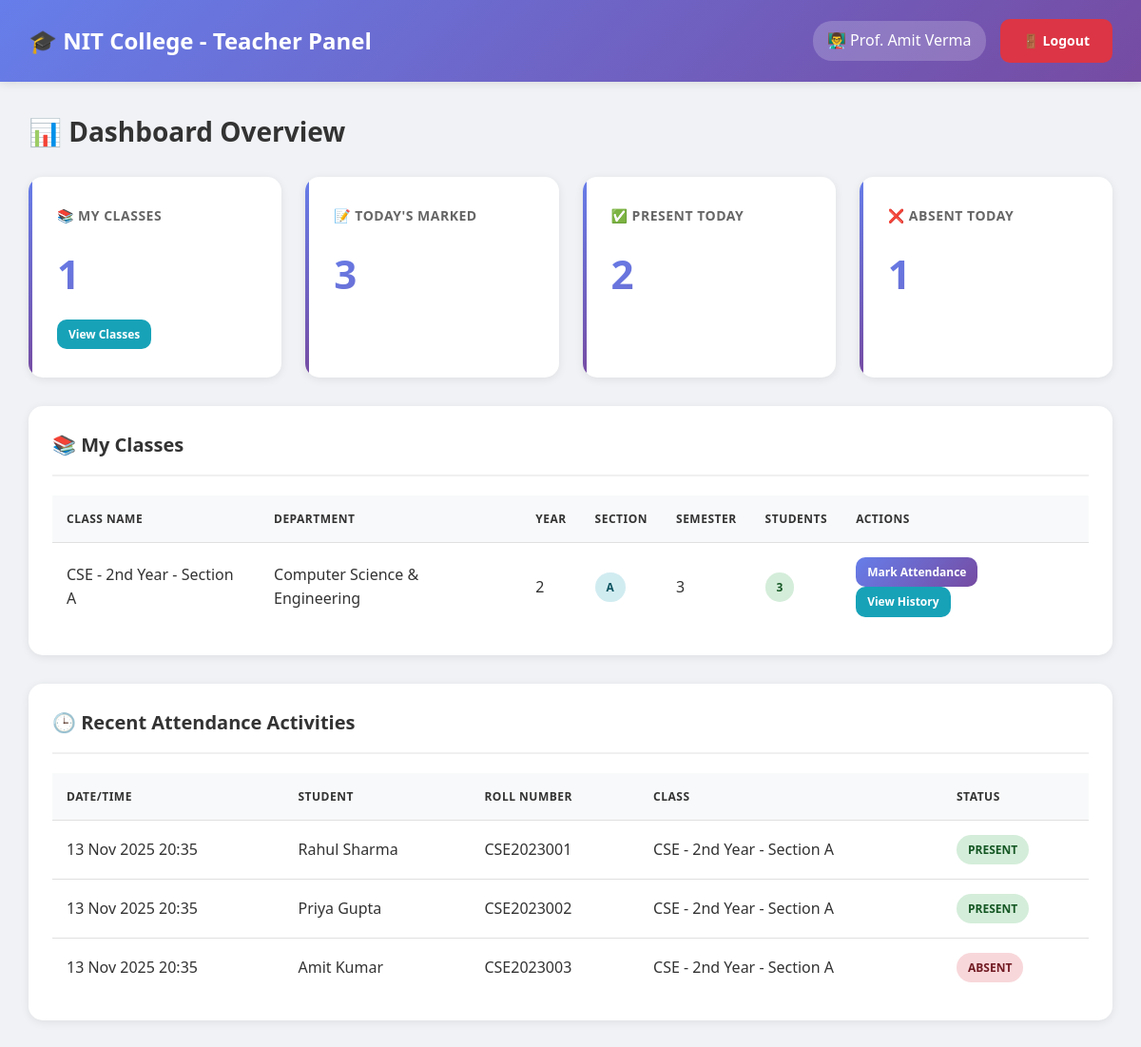
/nit_atttendance_system/teacher/index.php (signed in), run on the app's committed database.
### tables this page shows
CREATE TABLE users (
    id INT AUTO_INCREMENT PRIMARY KEY,
    username VARCHAR(50) UNIQUE NOT NULL,
    password VARCHAR(255) NOT NULL,
    full_name VARCHAR(100) NOT NULL,
    email VARCHAR(100) UNIQUE NOT NULL,
    phone VARCHAR(15),
    role ENUM('admin', 'hod', 'teacher') NOT NULL,
    department_id INT DEFAULT NULL,
    is_active TINYINT(1) DEFAULT 1,
    created_at TIMESTAMP DEFAULT CURRENT_TIMESTAMP,
    FOREIGN KEY (department_id) REFERENCES departments(id) ON DELETE SET NULL
);

CREATE TABLE classes (
    id INT AUTO_INCREMENT PRIMARY KEY,
    class_name VARCHAR(100) NOT NULL,
    department_id INT NOT NULL,
    year INT NOT NULL,
    section VARCHAR(10) NOT NULL,
    teacher_id INT NOT NULL,
    semester INT NOT NULL,
    academic_year VARCHAR(20) NOT NULL,
    created_at TIMESTAMP DEFAULT CURRENT_TIMESTAMP,
    FOREIGN KEY (department_id) REFERENCES departments(id) ON DELETE CASCADE,
    FOREIGN KEY (teacher_id) REFERENCES users(id) ON DELETE CASCADE,
    UNIQUE KEY unique_class (department_id, year, section, semester, academic_year)
);

CREATE TABLE departments (
    id INT AUTO_INCREMENT PRIMARY KEY,
    dept_name VARCHAR(100) NOT NULL,
    dept_code VARCHAR(20) UNIQUE NOT NULL,
    hod_id INT DEFAULT NULL,
    created_at TIMESTAMP DEFAULT CURRENT_TIMESTAMP
);

CREATE TABLE student_attendance (
    id INT AUTO_INCREMENT PRIMARY KEY,
    student_id INT NOT NULL,
    class_id INT NOT NULL,
    attendance_date DATE NOT NULL,
    status ENUM('present', 'absent', 'late') NOT NULL,
    marked_by INT NOT NULL,
    remarks TEXT,
    marked_at TIMESTAMP DEFAULT CURRENT_TIMESTAMP,
    FOREIGN KEY (student_id) REFERENCES students(id) ON DELETE CASCADE,
    FOREIGN KEY (class_id) REFERENCES classes(id) ON DELETE CASCADE,
    FOREIGN KEY (marked_by) REFERENCES users(id) ON DELETE CASCADE,
    UNIQUE KEY unique_attendance (student_id, class_id, attendance_date)
);

CREATE TABLE students (
    id INT AUTO_INCREMENT PRIMARY KEY,
    roll_number VARCHAR(50) UNIQUE NOT NULL,
    full_name VARCHAR(100) NOT NULL,
    email VARCHAR(100) UNIQUE NOT NULL,
    phone VARCHAR(15),
    password VARCHAR(255) NOT NULL,
    department_id INT NOT NULL,
    class_id INT NOT NULL,
    year INT NOT NULL,
    semester INT NOT NULL,
    admission_year VARCHAR(10),
    is_active TINYINT(1) DEFAULT 1,
    created_at TIMESTAMP DEFAULT CURRENT_TIMESTAMP,
    FOREIGN KEY (department_id) REFERENCES departments(id) ON DELETE CASCADE,
    FOREIGN KEY (class_id) REFERENCES classes(id) ON DELETE CASCADE
);

### nit_atttendance_system/db.php (called while the page is built, shortened)
<?php
$conn = new mysqli(DB_HOST, DB_USER, DB_PASS, DB_NAME);
$conn->set_charset("utf8mb4");
$conn->query("SET time_zone = '+05:30'");
function isLoggedIn() {
    return isset($_SESSION['user_id']) && isset($_SESSION['role']);
}
function getCurrentUser() {
    global $conn;
    $user_id = $_SESSION['user_id'];
    $role = $_SESSION['role'];
    if ($role === 'student') {
        $query = "SELECT * FROM students WHERE id = ?";
    } elseif ($role === 'parent') {
        $query = "SELECT * FROM parents WHERE id = ?";
    } else {
        $query = "SELECT * FROM users WHERE id = ?";
    }
    $stmt = $conn->prepare($query);
    $stmt->bind_param("i", $user_id);
    $stmt->execute();
    $result = $stmt->get_result();
    return $result->fetch_assoc();
}
?>

### nit_atttendance_system/teacher/index.php (the view, shortened to what this page needs)
<?php
require_once '../db.php';
$user = getCurrentUser();
$teacher_id = $_SESSION['user_id'];
$classes_query = "SELECT c.*, d.dept_name,
                  (SELECT COUNT(*) FROM students WHERE class_id = c.id AND is_active = 1) as student_count
                  FROM classes c
                  LEFT JOIN departments d ON c.department_id = d.id
                  WHERE c.teacher_id = $teacher_id
                  ORDER BY c.class_name";
$classes = $conn->query($classes_query);
$today = date('Y-m-d');
$today_stats_query = "SELECT
                      COUNT(DISTINCT sa.student_id) as marked_students,
                      SUM(CASE WHEN sa.status = 'present' THEN 1 ELSE 0 END) as present,
                      SUM(CASE WHEN sa.status = 'absent' THEN 1 ELSE 0 END) as absent,
                      SUM(CASE WHEN sa.status = 'late' THEN 1 ELSE 0 END) as late
                      FROM student_attendance sa
                      JOIN classes c ON sa.class_id = c.id
                      WHERE c.teacher_id = $teacher_id AND sa.attendance_date = '$today'";
$today_stats_result = $conn->query($today_stats_query);
$today_stats = $today_stats_result->fetch_assoc();
$recent_query = "SELECT sa.*, s.full_name as student_name, s.roll_number, c.class_name
                 FROM student_attendance sa
                 JOIN students s ON sa.student_id = s.id
                 JOIN classes c ON sa.class_id = c.id
                 WHERE sa.marked_by = $teacher_id
                 ORDER BY sa.marked_at DESC LIMIT 10";
$recent_activities = $conn->query($recent_query);
?>
<!DOCTYPE html>
<html lang="en">
<head>
    <link rel="stylesheet" href="../assets/style.css">
</head>
<body class="dashboard-container">
    <nav class="navbar">
        <div>
            <h1>🎓 NIT College - Teacher Panel</h1>
        </div>
        <div class="user-info">
            <span>👨‍🏫 <?php echo htmlspecialchars($user['full_name']); ?></span>
            <a href="../logout.php" class="btn btn-danger">🚪 Logout</a>
        </div>
    </nav>
    <div class="main-content">
        <h2>📊 Dashboard Overview</h2>
        <div class="stats-grid">
            <div class="stat-card">
                <h3>📚 My Classes</h3>
                <div class="stat-value"><?php echo $classes->num_rows; ?></div>
                <a href="select_class.php" class="btn btn-info btn-sm">View Classes</a>
            </div>
            <div class="stat-card">
                <h3>📝 Today's Marked</h3>
                <div class="stat-value"><?php echo $today_stats['marked_students'] ?? 0; ?></div>
            </div>
            <div class="stat-card">
                <h3>✅ Present Today</h3>
                <div class="stat-value" style="color: #28a745;"><?php echo $today_stats['present'] ?? 0; ?></div>
            </div>
            <div class="stat-card">
                <h3>❌ Absent Today</h3>
                <div class="stat-value" style="color: #dc3545;"><?php echo $today_stats['absent'] ?? 0; ?></div>
            </div>
        </div>
        <div class="table-container" style="margin-bottom: 30px;">
            <h3>📚 My Classes</h3>
            <table>
                <thead>
                    <tr>
                        <th>Class Name</th>
                        <th>Department</th>
                        <th>Year</th>
                        <th>Section</th>
                        <th>Semester</th>
                        <th>Students</th>
                        <th>Actions</th>
                    </tr>
                </thead>
                <tbody>
                    <?php
                    $classes->data_seek(0);
                    while ($class = $classes->fetch_assoc()):
                    ?>
                    <tr>
                        <td><?php echo htmlspecialchars($class['class_name']); ?></td>
                        <td><?php echo htmlspecialchars($class['dept_name']); ?></td>
                        <td><?php echo $class['year']; ?></td>
                        <td><span class="badge badge-info"><?php echo htmlspecialchars($class['section']); ?></span></td>
                        <td><?php echo $class['semester']; ?></td>
                        <td><span class="badge badge-success"><?php echo $class['student_count']; ?></span></td>
                        <td>
                            <a href="mark_attendance.php?class_id=<?php echo $class['id']; ?>" class="btn btn-primary btn-sm">
                                Mark Attendance
                            </a>
                            <a href="view_attendance.php?class_id=<?php echo $class['id']; ?>" class="btn btn-info btn-sm">
                                View History
                            </a>
                        </td>
                    </tr>
                    <?php endwhile; ?>
                </tbody>
            </table>
        </div>
        <div class="table-container">
            <h3>🕒 Recent Attendance Activities</h3>
            <table>
                <thead>
                    <tr>
                        <th>Date/Time</th>
                        <th>Student</th>
                        <th>Roll Number</th>
                        <th>Class</th>
                        <th>Status</th>
                    </tr>
                </thead>
                <tbody>
                    <?php if ($recent_activities->num_rows > 0): ?>
                        <?php while ($activity = $recent_activities->fetch_assoc()): ?>
                        <tr>
                            <td><?php echo date('d M Y H:i', strtotime($activity['marked_at'])); ?></td>
                            <td><?php echo htmlspecialchars($activity['student_name']); ?></td>
                            <td><?php echo htmlspecialchars($activity['roll_number']); ?></td>
                            <td><?php echo htmlspecialchars($activity['class_name']); ?></td>
                            <td>
                                <?php
                                $status_class = '';
                                if ($activity['status'] === 'present') $status_class = 'badge-success';
                                elseif ($activity['status'] === 'absent') $status_class = 'badge-danger';
                                else $status_class = 'badge-warning';
                                ?>
                                <span class="badge <?php echo $status_class; ?>">
                                    <?php echo strtoupper($activity['status']); ?>
                                </span>
                            </td>
                        </tr>
                        <?php endwhile; ?>
                    <?php else: ?>
                        <tr>
                            <td colspan="5" style="text-align: center;">No recent activities</td>
                        </tr>
                    <?php endif; ?>
                </tbody>
            </table>
        </div>
    </div>
</body>
</html>

### nit_atttendance_system/assets/style.css (style rules this page uses)
* { margin: 0; padding: 0; box-sizing: border-box; }
body { font-family: 'Segoe UI', Tahoma, Geneva, Verdana, sans-serif; background: #f0f2f5; color: #333; line-height: 1.6; }
.btn { padding: 12px 24px; border: none; border-radius: 10px; font-size: 14px; font-weight: 600; cursor: pointer; transition: all 0.3s ease; text-decoration: none; display: inline-block; text-align: center; }
.btn-primary { background: linear-gradient(135deg, #667eea 0%, #764ba2 100%); color: white; }
.btn-danger { background: #dc3545; color: white; }
.btn-info { background: #17a2b8; color: white; }
.btn-sm { padding: 6px 12px; font-size: 12px; }
.dashboard-container { background: #f0f2f5; min-height: 100vh; }
.navbar { background: linear-gradient(135deg, #667eea 0%, #764ba2 100%); color: white; padding: 20px 30px; display: flex; justify-content: space-between; align-items: center; box-shadow: 0 2px 10px rgba(0, 0, 0, 0.1); position: sticky; top: 0; z-index: 100; }
.navbar h1 { font-size: 24px; font-weight: 600; }
.navbar .user-info { display: flex; align-items: center; gap: 15px; }
.navbar .user-info span { background: rgba(255, 255, 255, 0.2); padding: 8px 15px; border-radius: 20px; }
.main-content { padding: 30px; max-width: 1400px; margin: 0 auto; }
.main-content h2 { margin-bottom: 25px; color: #333; font-size: 28px; }
.main-content h3 { margin-bottom: 20px; color: #333; font-size: 20px; }
.stats-grid { display: grid; grid-template-columns: repeat(auto-fit, minmax(250px, 1fr)); gap: 25px; margin-bottom: 30px; }
.stat-card { background: white; padding: 30px; border-radius: 15px; box-shadow: 0 2px 10px rgba(0, 0, 0, 0.08); transition: all 0.3s ease; position: relative; overflow: hidden; }
.stat-card::before { content: ''; position: absolute; top: 0; left: 0; width: 4px; height: 100%; background: linear-gradient(135deg, #667eea 0%, #764ba2 100%); }
.stat-card h3 { font-size: 14px; color: #666; margin-bottom: 15px; text-transform: uppercase; letter-spacing: 0.5px; }
.stat-card .stat-value { font-size: 42px; font-weight: bold; background: linear-gradient(135deg, #667eea 0%, #764ba2 100%); -webkit-background-clip: text; -webkit-text-fill-color: transparent; background-clip: text; margin-bottom: 15px; }
.table-container { background: white; border-radius: 15px; padding: 25px; box-shadow: 0 2px 10px rgba(0, 0, 0, 0.08); overflow-x: auto; margin-bottom: 30px; }
.table-container h3 { margin-bottom: 20px; color: #333; font-size: 20px; padding-bottom: 15px; border-bottom: 2px solid #f0f0f0; }
table { width: 100%; border-collapse: collapse; }
table thead { background: #f8f9fa; }
table th, table td { padding: 15px; text-align: left; border-bottom: 1px solid #e0e0e0; }
table th { font-weight: 600; color: #333; text-transform: uppercase; font-size: 12px; letter-spacing: 0.5px; }
table tr:last-child td { border-bottom: none; }
.badge { padding: 6px 12px; border-radius: 20px; font-size: 12px; font-weight: 600; display: inline-block; }
.badge-success { background: #d4edda; color: #155724; }
.badge-danger { background: #f8d7da; color: #721c24; }
.badge-info { background: #d1ecf1; color: #0c5460; }

### data on the page
users: full_name "Prof. Amit Verma"
classes: class_name "CSE - 2nd Year - Section A", department.dept_name "Computer Science & Engineering", year "2", section "A", semester "3", student_count "3"
student_attendance: marked_at "13 Nov 2025 20:35", student.full_name "Rahul Sharma", student.roll_number "CSE2023001", class.class_name "CSE - 2nd Year - Section A", status "PRESENT"
student_attendance: marked_at "13 Nov 2025 20:35", student.full_name "Priya Gupta", student.roll_number "CSE2023002", class.class_name "CSE - 2nd Year - Section A", status "PRESENT"
student_attendance: marked_at "13 Nov 2025 20:35", student.full_name "Amit Kumar", student.roll_number "CSE2023003", class.class_name "CSE - 2nd Year - Section A", status "ABSENT"

### other printed values
$classes->num_rows "1"
$today_stats['marked_students'] "3"
$today_stats['present'] "2"
$today_stats['absent'] "1"
